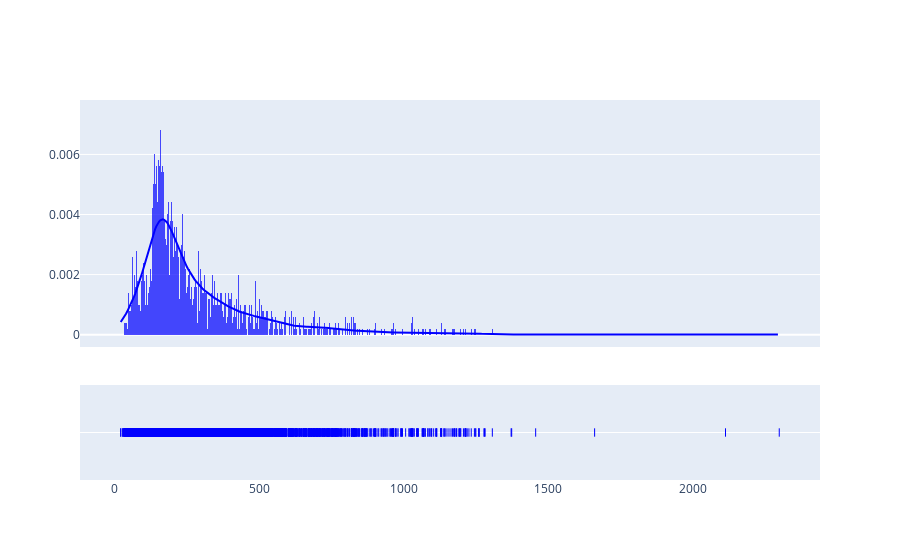

Notebook cell for this chart:
### Code cell
tsp.show_distplot('doc_len')

### Figure 1 — Plotly figure (JSON) as saved in the notebook; plotly's stock layout.template omitted (floating-point values rounded to 4 significant figures; data arrays with more than 128 entries replaced by an {"elided": "..."} marker saying what was removed)
{"data": [{"autobinx": false, "histnorm": "probability density", "legendgroup": "distplot", "marker": {"color": "blue"}, "name": "distplot", "opacity": 0.7, "type": "histogram", "x": {"elided": "5000 int values"}, "xaxis": "x", "xbins": {"end": 2300, "size": 1, "start": 21}, "yaxis": "y"}, {"legendgroup": "distplot", "marker": {"color": "blue"}, "mode": "lines", "name": "distplot", "showlegend": false, "type": "scatter", "x": {"elided": "500 float values"}, "xaxis": "x", "y": {"elided": "500 float values"}, "yaxis": "y"}, {"legendgroup": "distplot", "marker": {"color": "blue", "symbol": "line-ns-open"}, "mode": "markers", "name": "distplot", "showlegend": false, "type": "scatter", "x": {"elided": "5000 int values"}, "xaxis": "x", "y": {"elided": "5000 str values"}, "yaxis": "y2"}], "layout": {"barmode": "overlay", "hovermode": "closest", "legend": {"traceorder": "reversed"}, "showlegend": false, "xaxis": {"anchor": "y2", "domain": [0, 1], "zeroline": false}, "yaxis": {"anchor": "free", "domain": [0.35, 1], "position": 0}, "yaxis2": {"anchor": "x", "domain": [0, 0.25], "dtick": 1, "showticklabels": false}}}
